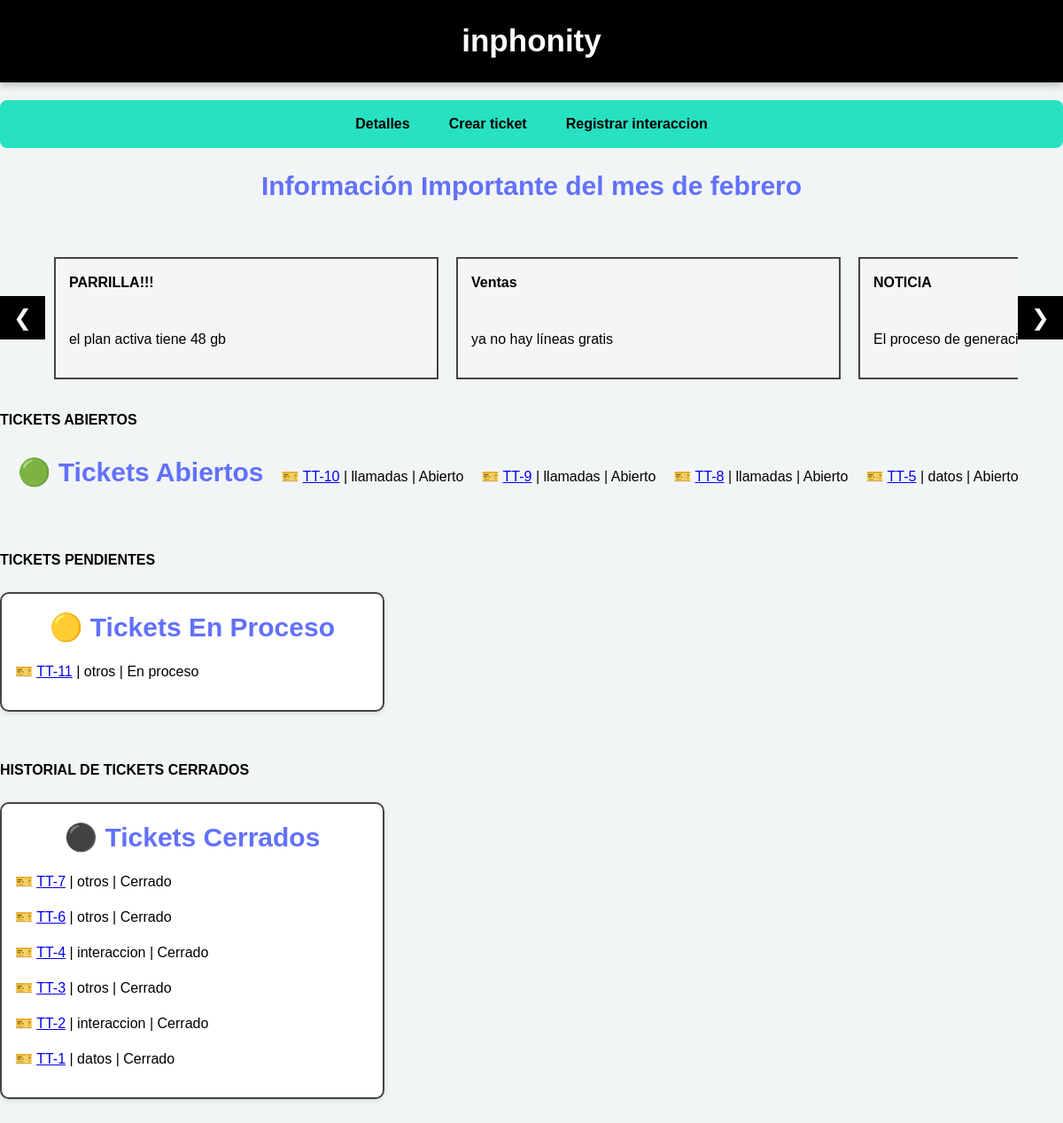
The page /inicio_cc on the database its author committed.
### tables this page shows
CREATE TABLE tickets (
        id INTEGER PRIMARY KEY AUTOINCREMENT,
        ejecutivo_nombre TEXT,
        ejecutivo_email TEXT,
        categoria TEXT,
        cliente_nombre TEXT,
        cliente_correo TEXT,
        dn_afectado TEXT,
        dn_contacto TEXT,
        rol TEXT,
        canal TEXT,
        descripcion_error TEXT,
        compania TEXT,
        numeros_prueba TEXT,
        numero_prueba TEXT,
        version_software TEXT,
        locucion TEXT,
        ubicacion TEXT,
        validaciones TEXT,
        tipo_afectacion TEXT,
        pagina_app TEXT,
        estatus TEXT DEFAULT 'Abierto'
    , descripcion_solicitud TEXT, descripcion_interaccion TEXT, fecha_creacion TIMESTAMP DEFAULT CURRENT_TIMESTAMP, fecha_cierre TIMESTAMP, link_genesys TEXT);

### app.py (the view)
@app.route("/inicio_cc")
def inicio_cc():
    conn = sqlite3.connect(DB)
    conn.row_factory = sqlite3.Row
    cursor = conn.cursor()
    cursor.execute("SELECT * FROM tickets WHERE estatus='En proceso' ORDER BY id DESC")
    en_proceso = cursor.fetchall()
    cursor.execute("SELECT * FROM tickets WHERE estatus='Cerrado' ORDER BY id DESC")
    cerrados = cursor.fetchall()
    cursor.execute("SELECT * FROM tickets WHERE estatus='Abierto' ORDER BY id DESC")
    abiertos = cursor.fetchall()
    conn.close()
    return render_template(
        "inicio_cc.html",
        en_proceso=en_proceso,
        cerrados=cerrados,
        abiertos=abiertos,
    )

### templates/inicio_cc.html (shortened to what this page needs)
<!DOCTYPE html>
<html lang="en">
<head>
     <link rel="stylesheet" href="{{ url_for('static', filename='estilos/styles.css') }}">
</head>
<body>
    <header>
 <h1>inphonity </h1>
    </header>
    <nav>
        <a href="/tickets">Detalles</a>
        <a href="/">Crear ticket</a>
        <a href="/registro_interacciones">Registrar interaccion</a>
    </nav>
<div>
    <h2>Información Importante del mes de febrero</h2><br><br>
    <div class="slider-container">
        <button class="flecha izquierda" onclick="moverSlider(-1)">❮</button>
        <div class="slider" id="sliderNoticias">
            <div class="card">
                <b>PARRILLA!!!</b><br><br>
                <p>el plan activa tiene 48 gb</p>
            </div>
            <div class="card">
                <b>Ventas</b><br><br>
                <p>ya no hay líneas gratis</p>
            </div>
            <div class="card">
                <b>NOTICIA</b><br><br>
                <p>El proceso de generación y validación de cashback se encuentra actualmente en revisión para su pago y correcta visualización en la app</p>
            </div>
        </div>
        <button class="flecha derecha" onclick="moverSlider(1)">❯</button>
    </div>
</div>
  <section>
    <br>
<b>TICKETS ABIERTOS</b><br><br>
    <div style="display:flex; gap:20px;">
<h2>🟢 Tickets Abiertos</h2>
{% for t in abiertos %}
<p>
    🎫 <a href="{{ url_for('detalle_ticket', id=t.id) }}">TT-{{ t.id }}</a> |
    {{ t.categoria }} |
    {{ t.estatus }}
</p>
{% endfor %}
        </div>
  </section>
<section>
  <br>
  <b>TICKETS PENDIENTES</b><br><br>
  <div style="display:flex; gap:20px;">
    <div style="border:2px solid #444; padding:15px; width:400px; background:#fff8e1;">
<h2>🟡 Tickets En Proceso</h2>
{% for t in en_proceso %}
<p>
    🎫 <a href="{{ url_for('detalle_ticket', id=t.id) }}">TT-{{ t.id }}</a> |
    {{ t.categoria }} |
    {{ t.estatus }}
</p>
{% endfor %}
    </div>
  </div>
</section>
<section>
  <br>
  <b>HISTORIAL DE TICKETS CERRADOS</b><br><br>
  <div style="display:flex; gap:20px;">
    <div style="border:2px solid #444; padding:15px; width:400px; background:#f5f5f5;">
<h2>⚫ Tickets Cerrados</h2>
{% for t in cerrados %}
<p>
    🎫 <a href="{{ url_for('detalle_ticket', id=t.id) }}">TT-{{ t.id }}</a> |
    {{ t.categoria }} |
    {{ t.estatus }}
</p>
{% endfor %}
    </div>
  </div>
</section>
</body>
</html>

### static/estilos/styles.css (style rules this page uses)
:root { --blanco: #FFFFFF; --negro: #000000; --verde: #27E1C1; --azul: #6271F9; --verde-oscuro: #28C7AC; --azul-oscuro: #4454E2; --amarillo: #FDB827; --gris-claro: #F2F5F6; --lila: #E8DAF8; --azul-claro: #D4F1FF; }
html { font-size: 62.5%; }
body { font-family: Arial, Helvetica, sans-serif; font-size: 1.6rem; margin: 0; background-color: var(--gris-claro); color: var(--negro); line-height: 1.5; }
header { background-color: var(--negro); color: var(--blanco); text-align: center; padding: 2rem; box-shadow: 0 4px 8px rgba(0,0,0,0.2); }
header h1 { margin: 0; font-size: 3.5rem; }
nav { display: flex; justify-content: center; gap: 2rem; background-color: var(--verde); padding: 1rem; border-radius: 8px; margin: 2rem 0; }
nav a { text-decoration: none; color: var(--negro); font-weight: bold; padding: 0.5rem 1.2rem; transition: all 0.3s ease; }
h2 { color: var(--azul); margin-top: 0; }
b { color: var(--negro); }
section { margin-bottom: 3rem; }
h2 { margin: 0; text-align: center; font-size: 3rem; }
.slider-container { position: relative; width: 100%; display: flex; align-items: center; }
.slider { display: flex; gap: 20px; overflow-x: auto; scroll-behavior: smooth; padding: 10px; }
.card { min-width: 400px; border:2px solid #444; padding:15px; background:#f5f5f5; flex-shrink:0; }
.flecha { background:black; color:white; border:none; font-size:25px; cursor:pointer; padding:10px 15px; z-index:10; }

### rows shown on the page
tickets: id "10", categoria "llamadas", estatus "Abierto"
tickets: id "9", categoria "llamadas", estatus "Abierto"
tickets: id "8", categoria "llamadas", estatus "Abierto"
tickets: id "5", categoria "datos", estatus "Abierto"
tickets: id "11", categoria "otros", estatus "En proceso"
tickets: id "7", categoria "otros", estatus "Cerrado"
tickets: id "6", categoria "otros", estatus "Cerrado"
tickets: id "4", categoria "interaccion", estatus "Cerrado"
tickets: id "3", categoria "otros", estatus "Cerrado"
tickets: id "2", categoria "interaccion", estatus "Cerrado"
tickets: id "1", categoria "datos", estatus "Cerrado"
